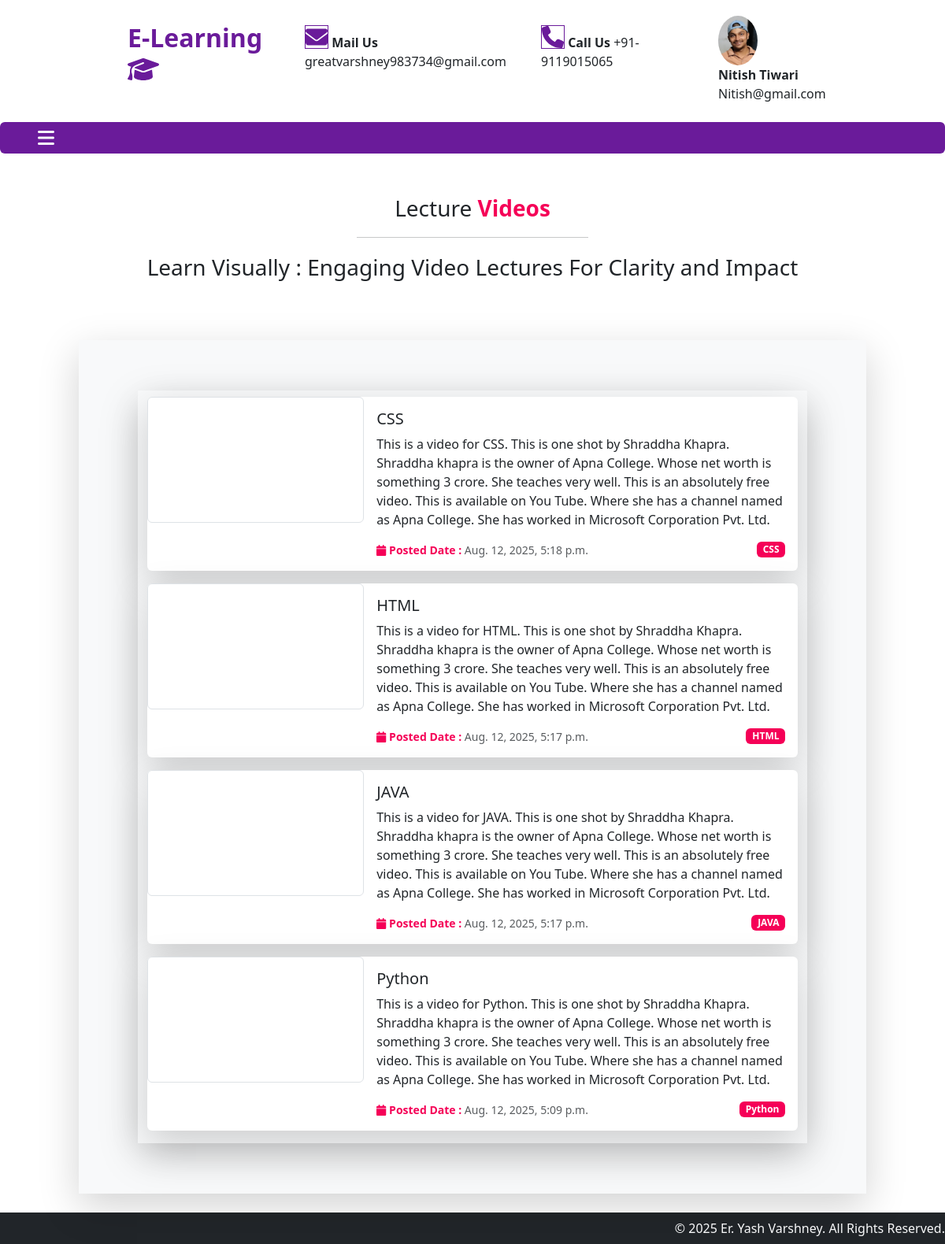
/student/lectures/ (signed in), run on the app's committed database.
### Main/models.py (models this page shows)
class mylecture(models.Model):
    title = models.CharField(max_length=200, null=True)
    video_info = models.TextField(null=True)
    vlink = models.CharField(max_length=300, null=True)
    batch = models.ForeignKey(batch, on_delete=models.CASCADE, null=True)
    category = models.ForeignKey(category, on_delete=models.CASCADE)
    posted_date = models.DateTimeField(null=True)

class category(models.Model):
    title = models.CharField(max_length=50, null=True)
    picture = models.ImageField(upload_to="static/category/", null=True, blank=True)
    batch_name = models.ForeignKey(batch, on_delete=models.CASCADE)
    def __str__(self):  #this function is defined to show the batchname except batchobject1 or batchobject2
        return self.title

### student/views.py (the view)
# urls.py: path('lectures/', views.lectures),
@cache_control(no_store = True,no_cache = True,must_revalidate = True)
def lectures(request):
    x = request.GET.get("cid")
    if x:
        data = mylecture.objects.all().filter(category = x)
    else:
        data = mylecture.objects.all().order_by("-id")
    d = {"vdo" : data}
    return render(request, "student/lectures.html", d)

### Main/templates/student/lectures.html (shortened to what this page needs)
{% extends 'student/Base.html' %}
{% load static %}
{% block content %}
<div class="row my-5 pb-4">
    <div class="text-center fs-3">Lecture<b class="text-mc-red"> Videos</b>
        <hr class="w-25 mx-auto">
        Learn Visually : Engaging Video Lectures For Clarity and Impact
    </div>
</div>
<div class="row my-4">
    <div class="col-sm-10 mx-auto bg-light shadow-lg p-5">
        <div class="row">
            <div class="col-sm-11 mx-auto shadow-lg my-3">
                {% for r in vdo %}
                <div class="card mb-3 border-0 shadow-lg my-2">
                    <div class="row g-0">
                        <div class="col-md-4">
                            <iframe src="{{ r.vlink }}" title="YouTube video player" frameborder="0"
                                allow="accelerometer; autoplay; clipboard-write; encrypted-media; gyroscope; picture-in-picture; web-share"
 allowfullscreen class="img-thumbnail">
                            </iframe>
                        </div>
                        <div class="col-md-8">
                            <div class="card-body">
                                <h5 class="card-title">{{ r.title }}</h5>
                                <p class="card-text">
                                    {{ r.video_info }}
                                </p>
                                <p class="card-text">
                                    <small class="text-body-secondary">
                                        <span class="fw-bold text-mc-red">
                                            <i class="fa-solid fa-calendar"></i> Posted Date :
                                        </span>{{ r.posted_date }}
                                    </small>
                                    <span class="badge bg-mc-red float-end"> {{ r.category }} </span>
                                </p>
                            </div>
                        </div>
                    </div>
                </div>
                {% endfor %}
            </div>
        </div>
    </div>
</div>
{% endblock %}

### Main/templates/student/Base.html (style rules this page uses)
.bg-mc-red { background-color: #f50057; }
.text-mc-red { color: #f50057; }

### data on the page
mylecture: title "CSS", video_info "This is a video for CSS. This is one shot by Shraddha Khapra. Shraddha khapra is the owner of Apna College. Whose net worth is something 3 crore. She teaches very well. This is an absolutely free video. This is available on You Tube. Where she has a channel named as Apna College. She has worked in Microsoft Corporation Pvt. Ltd.", posted_date "Aug. 12, 2025, 5:18 p.m.", category "CSS"
mylecture: title "HTML", video_info "This is a video for HTML. This is one shot by Shraddha Khapra. Shraddha khapra is the owner of Apna College. Whose net worth is something 3 crore. She teaches very well. This is an absolutely free video. This is available on You Tube. Where she has a channel named as Apna College. She has worked in Microsoft Corporation Pvt. Ltd.", posted_date "Aug. 12, 2025, 5:17 p.m.", category "HTML"
mylecture: title "JAVA", video_info "This is a video for JAVA. This is one shot by Shraddha Khapra. Shraddha khapra is the owner of Apna College. Whose net worth is something 3 crore. She teaches very well. This is an absolutely free video. This is available on You Tube. Where she has a channel named as Apna College. She has worked in Microsoft Corporation Pvt. Ltd.", posted_date "Aug. 12, 2025, 5:17 p.m.", category "JAVA"
mylecture: title "Python", video_info "This is a video for Python. This is one shot by Shraddha Khapra. Shraddha khapra is the owner of Apna College. Whose net worth is something 3 crore. She teaches very well. This is an absolutely free video. This is available on You Tube. Where she has a channel named as Apna College. She has worked in Microsoft Corporation Pvt. Ltd.", posted_date "Aug. 12, 2025, 5:09 p.m.", category "Python"

### other printed values
{{ request.session.name }} "Nitish"
{{ request.session.lname }} "Tiwari"
{{ request.session.email }} "Nitish@gmail.com"
